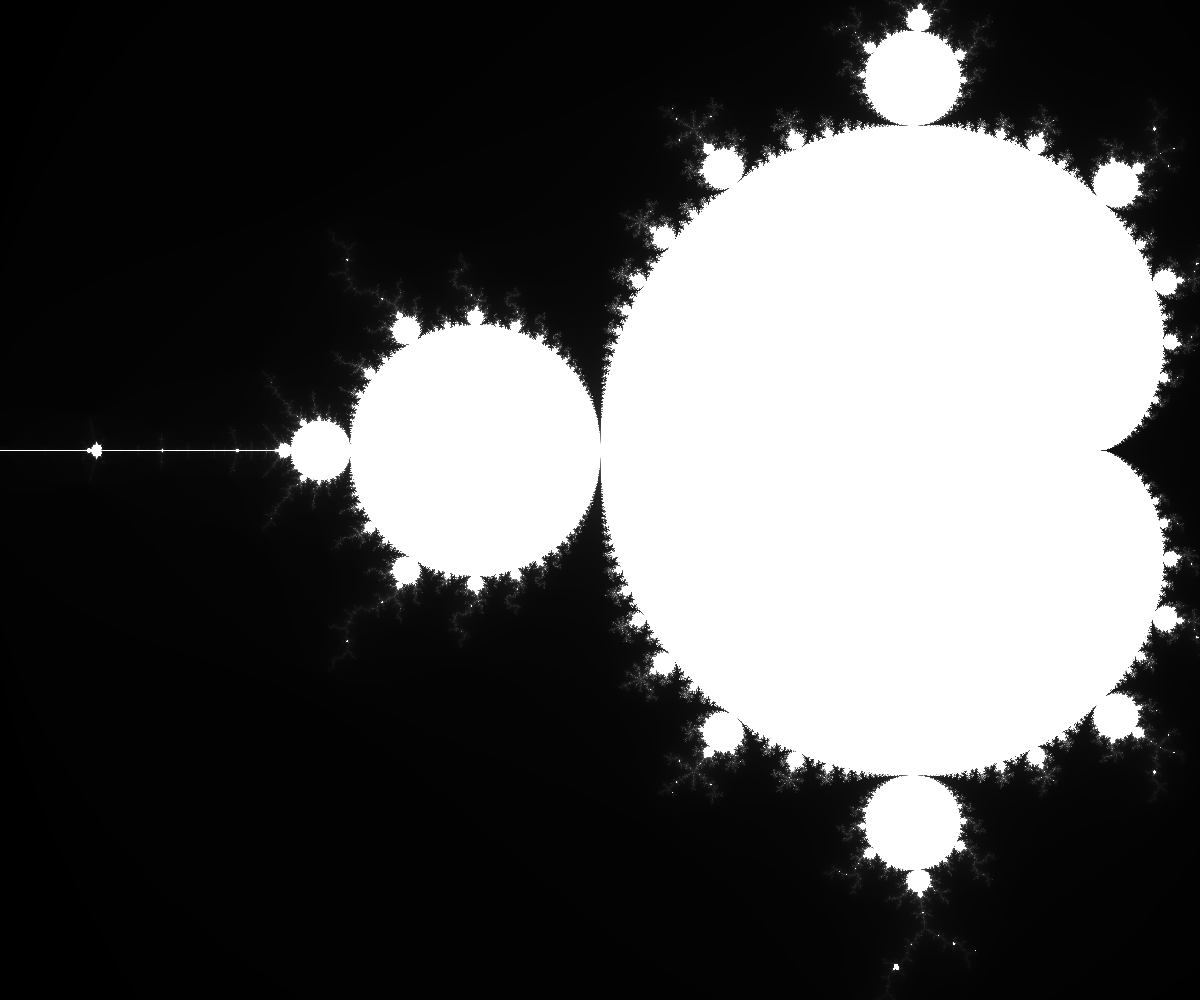

Here is the Python script that generated this plot:
from PIL import Image, ImageColor

p = 255

resolution_x=1200
resolution_y=1000

center_x =-0.75
center_y = 0.1
zoom=500

def pixel_to_complex(x,y):
    return complex((x-resolution_x/2)/zoom+center_x,(y-resolution_y/2)/zoom+center_y)

def plot_pixel(x,y):
    z = pixel_to_complex(x,y)
    color = mandelbrot(z)
    im.putpixel((x,y), (color,))

def mandelbrot(c):
    z=0
    for i in range(p):
        z=z**2+c
        if abs(z) > 2:
            return i
    return p

im = Image.new('L', (resolution_x,resolution_y))
for x in range(resolution_x):
    for y in range(resolution_y):
        plot_pixel(x,y)
#im.show()
im.save('mandelbrot.png')



